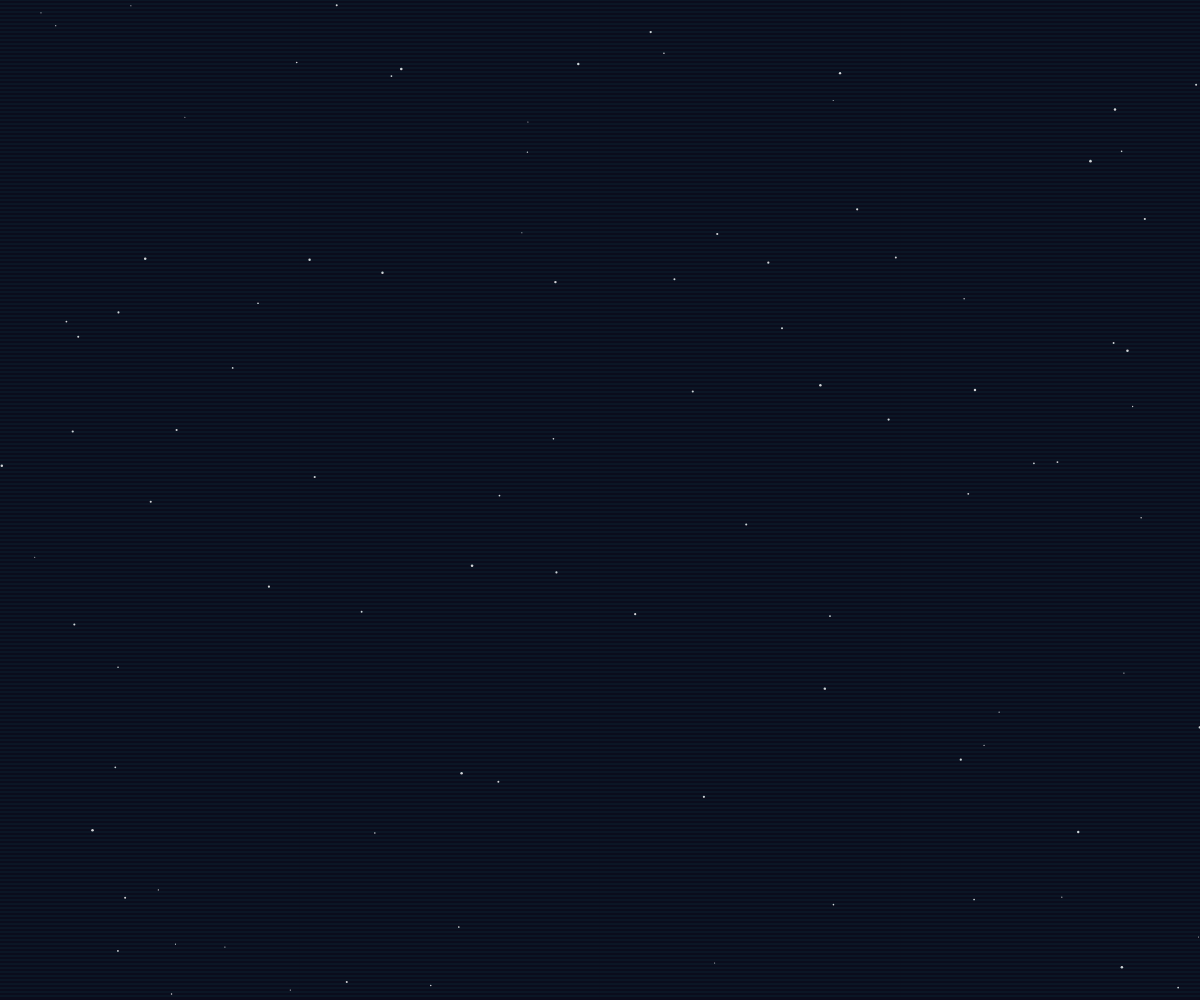
Frame 1 (no input)
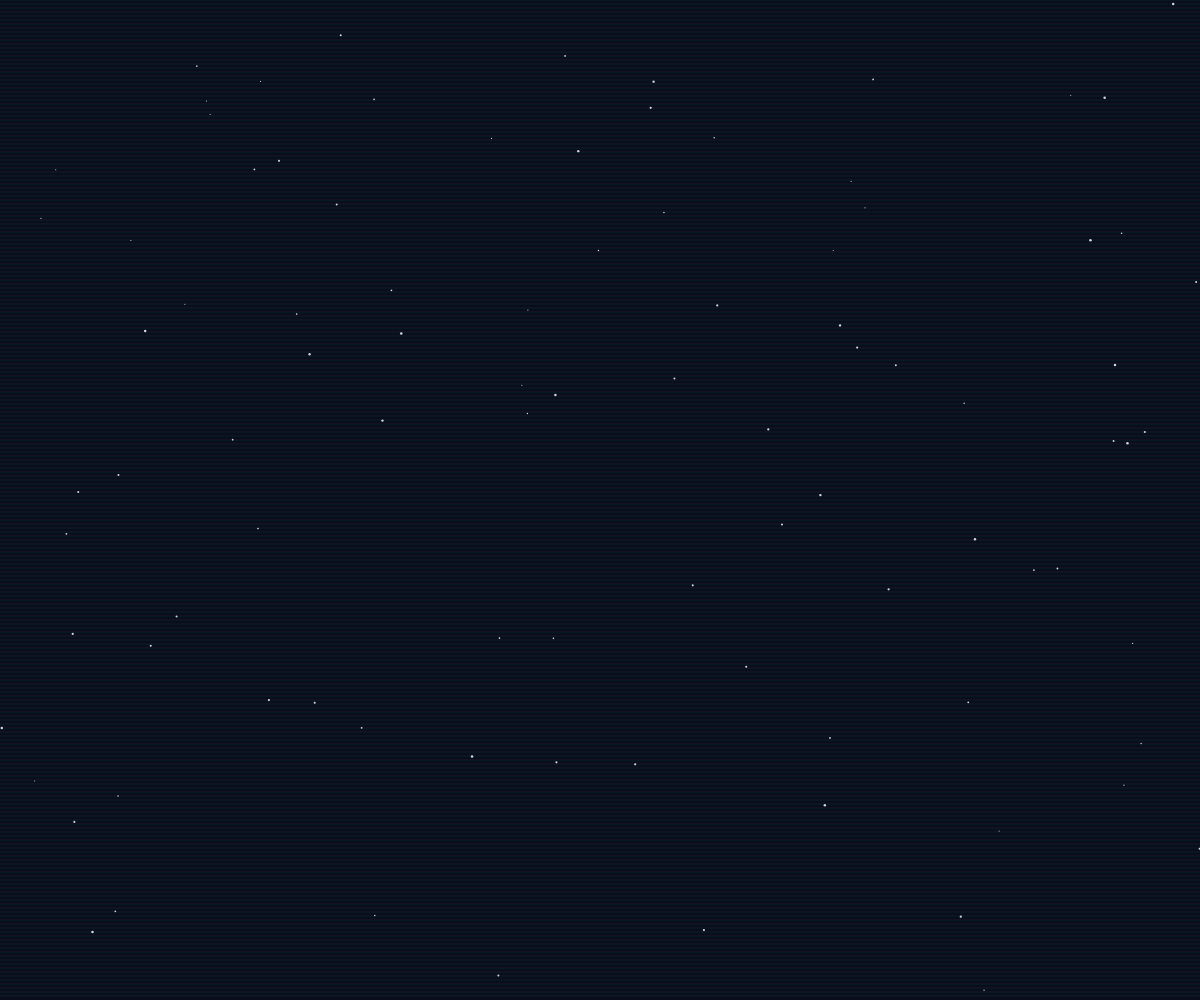
Frame 60 (no input)
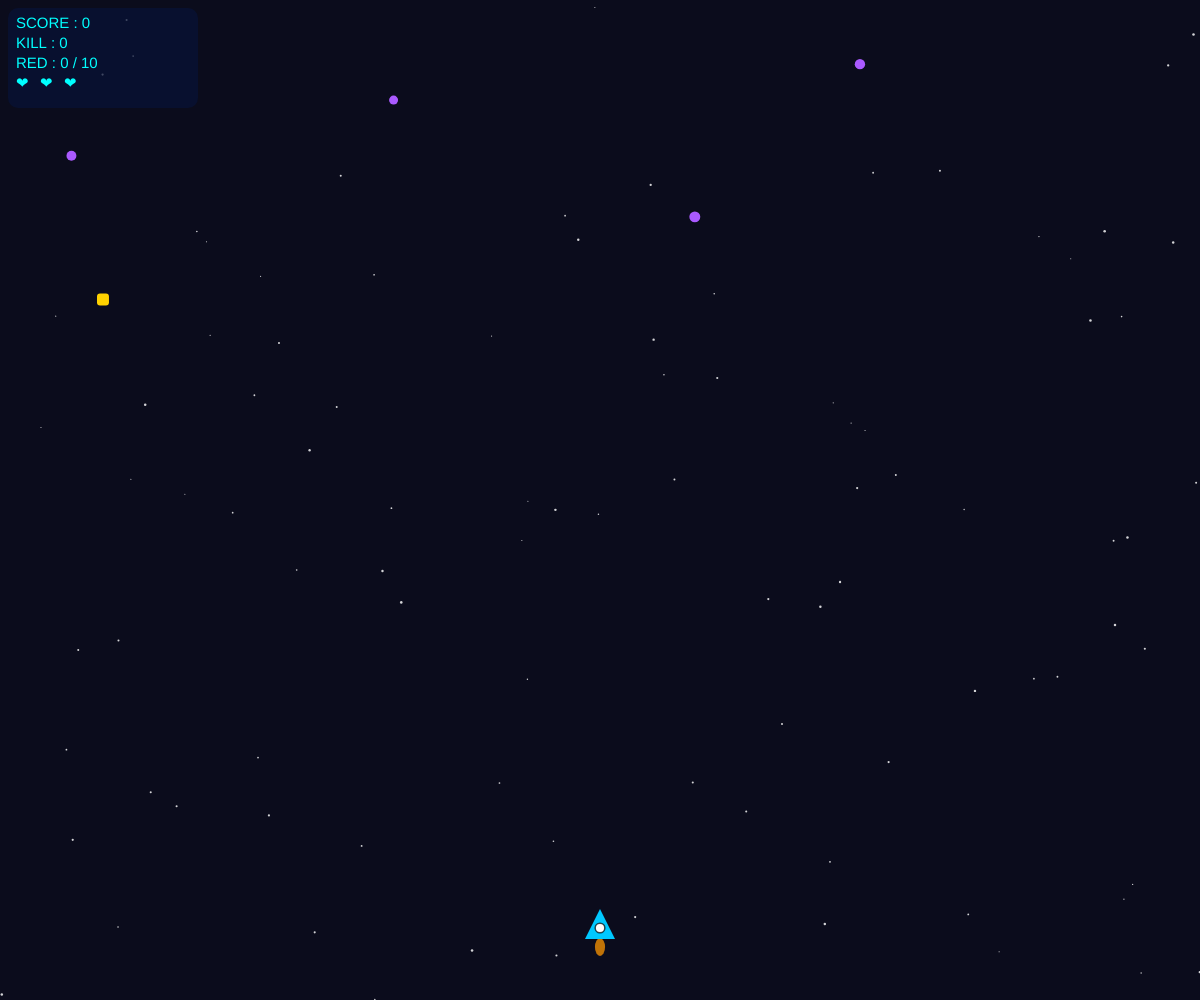
Frame 120 (the mouse pressed at the canvas centre since frame 60)

The p5.js sketch that drew these frames (run headless with seeded random() and noise() and a simulated clock; from frame 60 on, the mouse is pressed at the canvas centre):

// p5.js sketch
// ── sketch.js
// 待ち時間用 縦型シューティングゲーム

let player;
let lastShotTime = 0;
let shotInterval = 105;
let smokes = [];
let bullets = [];
let enemies = [];
let stars = [];
let gameStarted = false;
let gameOver = false;
let gameClear = false;
let isPointerDown = false;
let autoShotOnTouch = false;
let pointerStartX = 0;
let pointerStartY = 0;
let playerStartX = 0;
let playerStartY = 0;

// 赤い追尾敵の撃破数は「今のボス段階用」と「累計」を分ける。
let redPhaseKillCount = 0;
let redTotalKillCount = 0;
let nextBossNeed = 10;

let boss = null;
let bossLevel = 1;
let bossBullets = [];
let bossRedKillTargets = [10, 15];
let isBossBattle = false;

let killCount = 0;
let score = 0;
let shakeAmount = 0;
let enemySpawnLevel = 1;

function setup() {
  const size = getGameCanvasSize();
  const canvas = createCanvas(size.w, size.h);
  const container = document.getElementById('game-container');
  if (container) canvas.parent(container);
  canvas.elt.addEventListener('contextmenu', (event) => event.preventDefault());
  textAlign(CENTER, CENTER);

  resetStars();
  player = new Player(width / 2, height - 76);
}

function getGameCanvasSize() {
  const container = document.getElementById('game-container');
  const w = container ? container.clientWidth : windowWidth;
  const h = container ? container.clientHeight : windowHeight;
  return {
    w: Math.max(320, Math.floor(w)),
    h: Math.max(430, Math.floor(h))
  };
}

function resetStars() {
  stars = [];
  for (let i = 0; i < 95; i++) stars.push(new Star());
}

function windowResized() {
  const size = getGameCanvasSize();
  resizeCanvas(size.w, size.h);
  resetStars();
  if (player) {
    player.x = constrain(player.x, 22, width - 22);
    player.y = constrain(player.y, height * 0.38, height - 44);
  }
}

function startGame() {
  if (!gameStarted) {
    gameStarted = true;
    const title = document.getElementById('title-ui');
    if (title) title.style.display = 'none';
  }
}

function shootPlayerBullet() {
  if (!gameStarted || gameOver || gameClear) return;
  const now = millis();
  if (now - lastShotTime > shotInterval) {
    bullets.push(new Bullet(player.getHitX(), player.y - player.size / 2));
    lastShotTime = now;
  }
}

function isPointerInsideCanvas() {
  return mouseX >= 0 && mouseX <= width && mouseY >= 0 && mouseY <= height;
}

function getPointerPosition() {
  if (touches && touches.length > 0) {
    return { x: touches[0].x, y: touches[0].y };
  }
  return { x: mouseX, y: mouseY };
}

function applyRelativePointerMove() {
  if (!gameStarted || gameOver || gameClear) return;
  const p = getPointerPosition();
  player.x = constrain(playerStartX + (p.x - pointerStartX), 22, width - 22);
  player.y = constrain(playerStartY + (p.y - pointerStartY), height * 0.38, height - 44);
}

function isEventOnGameButton() {
  const event = window.event;
  const target = event && event.target;
  return !!(target && target.closest && target.closest('.game-bottom-panel, .game-actions, a, button'));
}

function startPointerControl() {
  if (isEventOnGameButton()) return true;
  if (!isPointerInsideCanvas()) return true;
  if (!gameStarted) {
    startGame();
    return false;
  }
  if (gameOver || gameClear) {
    resetGame();
    return false;
  }
  const p = getPointerPosition();
  isPointerDown = true;
  autoShotOnTouch = true;
  pointerStartX = p.x;
  pointerStartY = p.y;
  playerStartX = player.x;
  playerStartY = player.y;
  shootPlayerBullet();
  return false;
}

function movePointerControl() {
  if (!isPointerDown) return true;
  applyRelativePointerMove();
  return false;
}

function endPointerControl() {
  isPointerDown = false;
  autoShotOnTouch = false;
  return false;
}

function touchStarted() { return startPointerControl(); }
function touchMoved() { return movePointerControl(); }
function touchEnded() { return endPointerControl(); }
function mousePressed() { return startPointerControl(); }
function mouseDragged() { return movePointerControl(); }
function mouseReleased() { return endPointerControl(); }

function keyPressed() {
  if (keyCode === ENTER && !gameStarted) {
    startGame();
    return false;
  }
  if (keyCode === ENTER && (gameOver || gameClear)) {
    resetGame();
    return false;
  }
  if (keyCode === 32 && gameStarted && !gameOver && !gameClear) {
    shootPlayerBullet();
    return false;
  }
}

function drawScanLines() {
  stroke(0, 255, 255, 20);
  for (let y = 0; y < height; y += 4) line(0, y, width, y);
}

function draw() {
  background(11, 12, 28);

  for (let star of stars) {
    star.update();
    star.draw();
  }

  if (!gameStarted) {
    drawScanLines();
    return;
  }

  if (gameOver) {
    drawGameOver();
    return;
  }

  if (gameClear) {
    drawGameClear();
    return;
  }

  push();
  if (shakeAmount > 0) {
    translate(random(-shakeAmount, shakeAmount), random(-shakeAmount, shakeAmount));
    shakeAmount *= 0.88;
  }

  for (let i = smokes.length - 1; i >= 0; i--) {
    smokes[i].update();
    smokes[i].draw();
    if (smokes[i].isDead()) smokes.splice(i, 1);
  }

  player.update();
  if (autoShotOnTouch || keyIsDown(32)) shootPlayerBullet();
  player.draw();

  if (isBossBattle && boss) {
    boss.update();
    boss.draw();
    updateBossBullets();
  }

  updateBullets();
  updateEnemies();

  pop();
  drawHUD();
}

function resetGame() {
  player = new Player(width / 2, height - 76);
  bullets = [];
  enemies = [];
  smokes = [];
  bossBullets = [];

  killCount = 0;
  score = 0;
  redPhaseKillCount = 0;
  redTotalKillCount = 0;
  boss = null;
  bossLevel = 1;
  nextBossNeed = bossRedKillTargets[0];
  isBossBattle = false;
  enemySpawnLevel = 1;

  lastShotTime = 0;
  shakeAmount = 0;
  gameOver = false;
  gameClear = false;
  gameStarted = true;

  const title = document.getElementById('title-ui');
  if (title) title.style.display = 'none';
}

function updateBullets() {
  for (let i = bullets.length - 1; i >= 0; i--) {
    bullets[i].update();
    bullets[i].draw();
    if (bullets[i].offscreen()) bullets.splice(i, 1);
  }

  if (isBossBattle && boss) {
    for (let i = bullets.length - 1; i >= 0; i--) {
      if (boss.hit(bullets[i])) {
        boss.hp--;
        shakeAmount = 7;
        bullets.splice(i, 1);

        if (boss.hp <= 0) {
          score += bossLevel === 1 ? 2500 : 6000;
          boss = null;
          isBossBattle = false;
          bossBullets = [];
          enemies = [];

          if (bossLevel >= 2) {
            gameClear = true;
          } else {
            // 1体目を倒した後、赤い敵カウントを0に戻して、改めて15体で2体目。
            bossLevel = 2;
            redPhaseKillCount = 0;
            nextBossNeed = bossRedKillTargets[1];
            enemySpawnLevel = 2;
          }
        }
        break;
      }
    }
  }
}

function maybeSpawnEnemies() {
  if (isBossBattle) return;

  // 赤玉だけでボスがすぐ出ないように、赤の比率は下げる。
  // その代わり黄色と紫を増やして、避ける難しさを上げる。
  const spawnEvery = bossLevel === 1 ? 12 : 8;
  if (frameCount % spawnEvery !== 0) return;

  const r = random();
  if (r < 0.23) enemies.push(new Enemy());
  else if (r < 0.67) enemies.push(new FastEnemy());
  else enemies.push(new BouncerEnemy());

  // 追加湧きは黄色・紫中心。赤カウントを早めすぎず密度だけ上げる。
  const extraChance = bossLevel === 1 ? 0.32 : 0.55;
  if (random() < extraChance) {
    enemies.push(random() < 0.58 ? new FastEnemy() : new BouncerEnemy());
  }
  if (bossLevel === 2 && random() < 0.22) {
    enemies.push(random() < 0.15 ? new Enemy() : (random() < 0.62 ? new FastEnemy() : new BouncerEnemy()));
  }
}

function updateEnemies() {
  if (!isBossBattle && bossLevel <= bossRedKillTargets.length && redPhaseKillCount >= nextBossNeed) {
    boss = bossLevel === 1 ? new Boss2() : new Boss1();
    isBossBattle = true;
    enemies = [];
    return;
  }

  maybeSpawnEnemies();

  for (let i = enemies.length - 1; i >= 0; i--) {
    enemies[i].update(player);
    enemies[i].draw();

    for (let j = bullets.length - 1; j >= 0; j--) {
      if (dist(bullets[j].x, bullets[j].y, enemies[i].x, enemies[i].y) < enemies[i].size / 2 + bullets[j].size / 2) {
        shakeAmount = 5;
        killCount++;
        if (enemies[i].isRedEnemy) {
          redPhaseKillCount++;
          redTotalKillCount++;
        }
        score += enemies[i].scoreValue;
        enemies.splice(i, 1);
        bullets.splice(j, 1);
        break;
      }
    }

    if (enemies[i] && player.hit(enemies[i])) {
      shakeAmount = 14;
      player.hp--;
      enemies.splice(i, 1);
      if (player.hp <= 0) gameOver = true;
      continue;
    }

    if (enemies[i] && enemies[i].offscreen()) enemies.splice(i, 1);
  }
}

function updateBossBullets() {
  for (let i = bossBullets.length - 1; i >= 0; i--) {
    bossBullets[i].update();
    bossBullets[i].draw();

    if (player.hitCircle(bossBullets[i].x, bossBullets[i].y, bossBullets[i].size / 2)) {
      player.hp--;
      shakeAmount = 16;
      bossBullets.splice(i, 1);
      if (player.hp <= 0) gameOver = true;
      continue;
    }

    if (bossBullets[i] && bossBullets[i].offscreen()) bossBullets.splice(i, 1);
  }

  // 反射弾が永遠に増えすぎないように制限。2体目は弾幕を強くするため上限を増やす。
  const bulletLimit = bossLevel >= 2 ? 125 : 72;
  if (bossBullets.length > bulletLimit) bossBullets.splice(0, bossBullets.length - bulletLimit);
}

function drawHUD() {
  noStroke();
  fill(8, 18, 55, 185);
  rect(8, 8, min(190, width - 16), 100, 10);

  fill(0, 255, 255);
  textSize(15);
  textAlign(LEFT, TOP);
  text('SCORE : ' + score, 16, 16);
  text('KILL : ' + killCount, 16, 36);
  text('RED : ' + redPhaseKillCount + ' / ' + nextBossNeed, 16, 56);

  for (let i = 0; i < player.hp; i++) {
    text('❤', 16 + i * 24, 76);
  }

  if (isBossBattle && boss) {
    textAlign(RIGHT, TOP);
    fill(255, 220, 100);
    textSize(14);
    text('BOSS ' + bossLevel, width - 14, 16);
  }
}

function drawGameOver() {
  background(10, 0, 20);
  textAlign(CENTER, CENTER);
  fill(255, 80, 80);
  textSize(min(44, width * 0.12));
  text('GAME OVER', width / 2, height / 2 - 50);

  fill(255);
  textSize(22);
  text('SCORE : ' + score, width / 2, height / 2);
  textSize(15);
  text('TAP / ENTER でもう一度', width / 2, height / 2 + 40);
}

function drawGameClear() {
  background(5, 20, 35);
  textAlign(CENTER, CENTER);
  fill(80, 255, 180);
  textSize(min(42, width * 0.11));
  text('GAME CLEAR!', width / 2, height / 2 - 60);

  fill(255);
  textSize(20);
  text('2体目のボスを撃破！', width / 2, height / 2 - 15);
  textSize(26);
  text('SCORE : ' + score, width / 2, height / 2 + 28);
  textSize(15);
  fill(220);
  text('TAP / ENTER でもう一度', width / 2, height / 2 + 72);
}

// ── class.js
// 待ち時間用シューティングゲームの各キャラクター定義
// p5.js のグローバル関数（random, dist, fill など）を使います。

class Player {
  constructor(x, y) {
    this.x = x;
    this.y = y;
    this.size = 30;          // 見た目はさらに小さめ
    this.hitRadius = 4;      // 当たり判定は中央の白点だけ
    this.speed = 7.5;
    this.hp = 3;
    this.maxHp = 3;
  }

  getHitX() {
    return this.x;
  }

  getHitY() {
    return this.y + 4;
  }

  update() {
    // PC確認用：WASD / 矢印キー
    if (keyIsDown(87) || keyIsDown(UP_ARROW)) this.y -= this.speed;
    if (keyIsDown(83) || keyIsDown(DOWN_ARROW)) this.y += this.speed;
    if (keyIsDown(65) || keyIsDown(LEFT_ARROW)) this.x -= this.speed;
    if (keyIsDown(68) || keyIsDown(RIGHT_ARROW)) this.x += this.speed;

    this.x = constrain(this.x, 22, width - 22);
    this.y = constrain(this.y, height * 0.45, height - 44);

    if (this.hp < this.maxHp && frameCount % 3 === 0) {
      smokes.push(new Smoke(this.x, this.y + this.size / 2));
    }
  }

  draw() {
    noStroke();

    // ブースター炎
    fill(255, 150, 0, 190);
    ellipse(this.x, this.y + this.size / 2 + 8, random(8, 14), random(14, 22));

    // 機体（三角形）
    fill(0, 200, 255);
    triangle(
      this.x,
      this.y - this.size / 2,
      this.x - this.size / 2,
      this.y + this.size / 2,
      this.x + this.size / 2,
      this.y + this.size / 2
    );

    // 当たり判定：ここだけに当たる。白い点として見えるようにする。
    fill(255);
    stroke(0, 180);
    strokeWeight(1.5);
    circle(this.getHitX(), this.getHitY(), this.hitRadius * 2.4);
    noStroke();
  }

  hitCircle(x, y, r) {
    return dist(this.getHitX(), this.getHitY(), x, y) < this.hitRadius + r;
  }

  hit(enemy) {
    return this.hitCircle(enemy.x, enemy.y, enemy.size / 2);
  }
}

class Smoke {
  constructor(x, y) {
    this.x = x + random(-3, 3);
    this.y = y;
    this.vx = random(-0.3, 0.3);
    this.vy = random(1.5, 3.5);
    this.alpha = 150;
    this.size = random(4, 8);
  }

  update() {
    this.x += this.vx;
    this.y += this.vy;
    this.alpha -= 7;
    this.size += 0.35;
  }

  draw() {
    noStroke();
    fill(180, this.alpha);
    ellipse(this.x, this.y, this.size);
  }

  isDead() {
    return this.alpha <= 0;
  }
}

class Star {
  constructor() {
    this.x = random(width);
    this.y = random(height);
    this.size = random(1, 2.6);
    this.speed = random(1.2, 4.5);
  }

  update() {
    this.y += this.speed;
    if (this.y > height) {
      this.y = 0;
      this.x = random(width);
    }
  }

  draw() {
    noStroke();
    fill(255, 255, 255, 210);
    circle(this.x, this.y, this.size);
  }
}

class Bullet {
  constructor(x, y) {
    this.x = x;
    this.y = y;
    this.speed = 11;
    this.size = 6;
  }

  update() {
    this.y -= this.speed;
  }

  draw() {
    noStroke();
    fill(255, 255, 0);
    circle(this.x, this.y, this.size);
  }

  offscreen() {
    return this.y < -20;
  }
}

// 赤い追尾敵。ボス出現条件のカウント対象。
class Enemy {
  constructor() {
    this.size = random(12, 16);
    this.x = random(24, width - 24);
    this.y = -this.size;
    this.speed = random(2.6, 4.2);
    this.scoreValue = 100;
    this.isRedEnemy = true;
  }

  update(player) {
    const dx = player.getHitX() - this.x;
    const dy = player.getHitY() - this.y;
    const d = sqrt(dx * dx + dy * dy) || 1;
    this.x += (dx / d) * this.speed;
    this.y += (dy / d) * this.speed;
  }

  draw() {
    noStroke();
    fill(255, 70, 90);
    circle(this.x, this.y, this.size);
  }

  offscreen() {
    return this.y > height + this.size || this.x < -60 || this.x > width + 60;
  }
}

// 黄色の高速直進敵。
class FastEnemy {
  constructor() {
    this.size = random(10, 14);
    this.x = random(20, width - 20);
    this.y = -this.size;
    this.speed = random(6.0, 9.4);
    this.scoreValue = 80;
    this.isRedEnemy = false;
  }

  update() {
    this.y += this.speed;
  }

  draw() {
    noStroke();
    fill(255, 210, 0);
    rectMode(CENTER);
    rect(this.x, this.y, this.size, this.size, 3);
    rectMode(CORNER);
  }

  offscreen() {
    return this.y > height + this.size;
  }
}

// 紫の反射弾をばらまく敵。倒せない障害物寄り。
class BouncerEnemy {
  constructor() {
    this.size = random(9, 12);
    this.x = random(40, width - 40);
    this.y = -20;
    this.vx = random([-1, 1]) * random(3.5, 5.8);
    this.vy = random(4.2, 6.8);
    this.scoreValue = 120;
    this.isRedEnemy = false;
  }

  update() {
    this.x += this.vx;
    this.y += this.vy;
    if (this.x < this.size || this.x > width - this.size) this.vx *= -1;
  }

  draw() {
    noStroke();
    fill(170, 90, 255);
    circle(this.x, this.y, this.size);
  }

  offscreen() {
    return this.y > height + 30;
  }
}

class BossBullet {
  constructor(x, y, vx, vy, size = 9, colorType = 'red') {
    this.x = x;
    this.y = y;
    this.vx = vx;
    this.vy = vy;
    this.size = size;
    this.colorType = colorType;
    this.bounce = colorType === 'purple';
  }

  update() {
    this.x += this.vx;
    this.y += this.vy;
    if (this.bounce && (this.x < this.size || this.x > width - this.size)) this.vx *= -1;
    if (this.bounce && (this.y < this.size || this.y > height - this.size)) this.vy *= -1;
  }

  draw() {
    noStroke();
    if (this.colorType === 'blue') fill(70, 190, 255);
    else if (this.colorType === 'purple') fill(185, 90, 255);
    else fill(255, 70, 90);
    circle(this.x, this.y, this.size);
  }

  offscreen() {
    if (this.bounce) return false;
    return this.x < -40 || this.x > width + 40 || this.y < -40 || this.y > height + 40;
  }
}

// 1体目：前回の入れ替え仕様で、アンパン風ボスを先に出す。
class Boss2 {
  constructor() {
    this.x = width * 0.58;
    this.y = -90;
    this.targetY = max(76, height * 0.14); // 中央すぎないよう上寄せ
    this.moveTimer = 0;
    this.scale = 0.28;
    this.maxHp = 34;
    this.hp = this.maxHp;
    this.speed = 2.6;
    this.hitRadius = 52;
    this.shootInterval = 20;
    this.shootTimer = 0;
  }

  update() {
    if (this.y < this.targetY) {
      this.y += this.speed;
      return;
    }
    this.moveTimer += 0.045;
    this.x = width * 0.58 + sin(this.moveTimer) * min(110, width * 0.31);

    this.shootTimer++;
    if (this.shootTimer >= this.shootInterval) {
      this.shoot();
      this.shootTimer = 0;
    }
  }

  shoot() {
    // 扇状に多め。難易度高め。
    for (let a = -0.75; a <= 0.75; a += 0.375) {
      bossBullets.push(new BossBullet(this.x, this.y + 42, sin(a) * 3.9, 4.8 + cos(a), 8, 'red'));
    }
    if (frameCount % 3 === 0) {
      bossBullets.push(new BossBullet(this.x, this.y + 20, random(-3, 3), random(3.2, 4.6), 9, 'purple'));
    }
  }

  draw() {
    ANPAN(this.x, this.y, this.scale);
    drawBossHp(this.x, this.y - 74, this.hp, this.maxHp, 105);
  }

  hit(bullet) {
    return dist(this.x, this.y, bullet.x, bullet.y) < this.hitRadius;
  }
}

// 2体目：雲ボス。撃破でゲームクリア。
class Boss1 {
  constructor() {
    this.x = width * 0.43;
    this.y = -100;
    this.targetY = max(82, height * 0.15);
    this.baseX = width * 0.43;
    this.moveTimer = 0;
    this.scale = 0.34;
    // 2体目なのでかなり強め。HPと攻撃頻度を上げる。
    this.maxHp = 110;
    this.hp = this.maxHp;
    this.speed = 3.4;
    this.hitRadius = 62;
    this.shootInterval = 7;
    this.shootTimer = 0;
    this.spiralAngle = 0;
  }

  update() {
    if (this.y < this.targetY) {
      this.y += this.speed;
      return;
    }

    this.moveTimer += 0.075;
    this.x = this.baseX + sin(this.moveTimer) * min(138, width * 0.38);
    this.y = this.targetY + sin(this.moveTimer * 1.9) * 30;

    this.shootTimer++;
    if (this.shootTimer >= this.shootInterval) {
      this.shoot();
      this.shootTimer = 0;
    }
  }

  shoot() {
    const px = player ? player.getHitX() : width / 2;
    const py = player ? player.getHitY() : height;
    const dx = px - this.x;
    const dy = py - this.y;
    const d = sqrt(dx * dx + dy * dy) || 1;

    // 2体目ボス強化：高速自機狙い、扇状弾、反射弾、スパイラル弾を混ぜる。
    bossBullets.push(new BossBullet(this.x, this.y + 36, (dx / d) * 7.4, (dy / d) * 7.4, 9, 'blue'));
    bossBullets.push(new BossBullet(this.x - 30, this.y + 42, (dx / d) * 5.9 - 1.9, (dy / d) * 5.9, 8, 'red'));
    bossBullets.push(new BossBullet(this.x + 30, this.y + 42, (dx / d) * 5.9 + 1.9, (dy / d) * 5.9, 8, 'red'));

    // 下方向に広がる扇状弾。白点判定なので密度高めでも避けられる。
    for (let a = -0.62; a <= 0.62; a += 0.31) {
      bossBullets.push(new BossBullet(this.x, this.y + 48, sin(a) * 4.6, 5.9 + cos(a) * 1.2, 7, 'red'));
    }

    // 反射弾を増やして、画面内に残る危険地帯を作る。
    bossBullets.push(new BossBullet(this.x, this.y + 8, random(-6.4, 6.4), random(4.8, 7.8), 10, 'purple'));
    if (frameCount % 2 === 0) {
      bossBullets.push(new BossBullet(this.x + random(-50, 50), this.y + 20, random(-5.2, 5.2), random(4.6, 7.0), 9, 'purple'));
    }

    // スパイラル気味の横切り弾。
    this.spiralAngle += 0.42;
    bossBullets.push(new BossBullet(this.x, this.y + 30, cos(this.spiralAngle) * 5.2, 5.4 + sin(this.spiralAngle) * 1.5, 8, 'blue'));
    bossBullets.push(new BossBullet(this.x, this.y + 30, cos(this.spiralAngle + PI) * 5.2, 5.4 + sin(this.spiralAngle + PI) * 1.5, 8, 'blue'));
  }

  draw() {
    CLOUD_BOSS(this.x, this.y, this.scale);
    drawBossHp(this.x, this.y - 72, this.hp, this.maxHp, 128);
  }

  hit(bullet) {
    return dist(this.x, this.y, bullet.x, bullet.y) < this.hitRadius;
  }
}

function drawBossHp(x, y, hp, maxHp, barW) {
  noStroke();
  fill(20, 20, 30, 210);
  rect(x - barW / 2, y, barW, 9, 6);
  fill(255, 0, 0);
  rect(x - barW / 2, y, map(hp, 0, maxHp, 0, barW), 9, 6);
}

function ANPAN(x = 0, y = 0, n = 1) {
  push();
  translate(x, y);
  scale(n);

  strokeWeight(1);
  stroke(0);
  fill(222, 156, 99);
  circle(0, 0, 200);

  noFill();
  bezier(-60, -40, -45, -80, -25, -80, -5, -40);
  bezier(5, -40, 25, -80, 45, -80, 60, -40);

  fill(0);
  ellipse(-30, -30, 20, 30);
  ellipse(30, -30, 20, 30);

  fill(223, 24, 10);
  circle(0, 20, 50);
  fill(255, 170, 0);
  circle(-50, 20, 50);
  circle(50, 20, 50);

  fill(150, 30, 40);
  noStroke();
  arc(0, 60, 80, 60, 0, PI);

  pop();
}

function CLOUD_BOSS(x = 0, y = 0, s = 1) {
  push();
  translate(x, y);
  scale(-s, s);

  strokeJoin(ROUND);
  stroke(0);
  strokeWeight(6);
  fill(255);

  beginShape();
  vertex(-90, -10);
  bezierVertex(-140, -40, -140, 40, -80, 50);
  bezierVertex(-60, 90, 10, 90, 20, 60);
  bezierVertex(80, 80, 130, 40, 100, 10);
  bezierVertex(140, -20, 110, -70, 60, -60);
  bezierVertex(40, -110, -40, -100, -50, -70);
  bezierVertex(-100, -90, -140, -50, -90, -10);
  endShape(CLOSE);

  noStroke();
  fill(255);
  ellipse(10, -10, 30, 36);
  ellipse(45, -8, 30, 36);

  fill(0);
  ellipse(15, -5, 12, 16);
  ellipse(50, -3, 12, 16);

  stroke(0);
  strokeWeight(6);
  noFill();
  ellipse(-80, 75, 30, 22);
  ellipse(-105, 95, 14, 12);

  pop();
}
